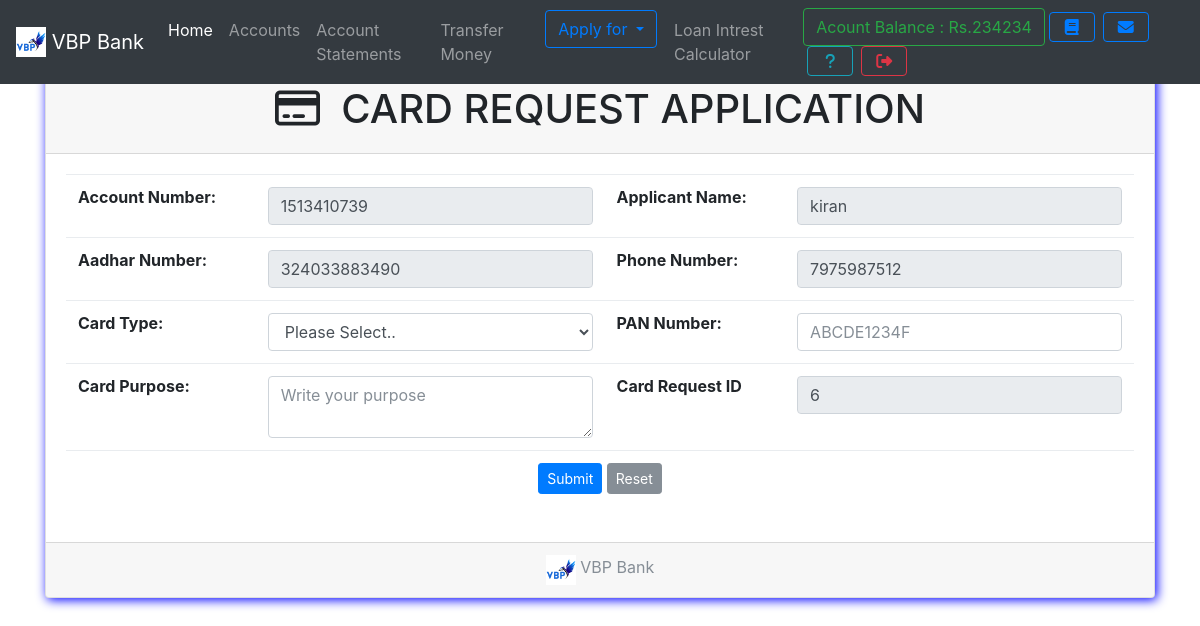
Page /apply_card.php (signed in) on the committed database.
### tables this page shows
CREATE TABLE `useraccounts` (
  `id` int(11) NOT NULL,
  `email` text NOT NULL,
  `password` text NOT NULL,
  `name` varchar(111) NOT NULL,
  `dob` date DEFAULT NULL,
  `accountNo` varchar(111) NOT NULL,
  `accountType` varchar(111) NOT NULL,
  `branch` int(11) NOT NULL,
  `balance` varchar(111) NOT NULL,
  `aadhar` varchar(111) NOT NULL,
  `number` bigint(20) NOT NULL,
  `address` varchar(111) NOT NULL,
  `source` varchar(111) NOT NULL,
  `loan` varchar(111) DEFAULT NULL,
  `loantype` varchar(50) DEFAULT NULL,
  `card` varchar(111) DEFAULT NULL,
  `date` timestamp NOT NULL DEFAULT current_timestamp()
);

### assets/fetch_userdata.php (called while the page is built, shortened)
<?php
require 'assets/autoloader.php';
require 'assets/function.php';
$userId = $_SESSION['userId'];
$stmt = $con->prepare("SELECT * FROM useraccounts WHERE id = ?");
$stmt->bind_param("s", $userId);
$stmt->execute();
$result = $stmt->get_result();
if ($result->num_rows === 1) {
    $userData = $result->fetch_assoc();
} else {
    echo "Error: User data not found.";
    exit;
}
?>

### apply_card.php (the view, shortened to what this page needs)
<?php
include 'assets/fetch_userdata.php';
?>
<!DOCTYPE html>
<html>
<head>
</head>
<body style="background: url(images/bg.png); background-size: 100%">
<?php include 'tabbar.php'; ?>
<div class="container">
<div class="card w-100 text-center shadowBlue">
  <div class="card-header">
   <h1> <i class="fa-regular fa-credit-card"></i>&nbsp;  CARD REQUEST APPLICATION </h1>
  </div>
  <div class="card-body">
    <table class="table">
      <tbody>
        <tr>
          <form method="POST">
          <th>Account Number: </th>
            <td><input type="" name="accountNo" readonly value="<?php echo $userData['accountNo']; ?>" class="form-control input-sm" required></td>
          <th>Applicant Name:</th>
            <td><input type="" name="name" readonly value="<?php echo $userData['name']; ?>" class="form-control input-sm" required></td>
        </tr>
        <tr>
          <th>Aadhar Number:</th>
          <td><input type="" name="aadhar" readonly value="<?php echo $userData['aadhar']; ?>" class="form-control input-sm" required></td>
          <th>Phone Number:</th>
          <td><input type="" name="number" readonly value="<?php echo $userData['number']; ?>" class="form-control input-sm" required></td>
        </tr>
        <tr>
          <th>Card Type: </th>
          <td> <select class="form-control input-sm" name="cardType" required>
              <option selected value="" selected>Please Select..</option>
            </select>
          </td>
          <th>PAN Number:</th>
          <td><input type="text" name="pan" placeholder="ABCDE1234F" class="form-control input-sm" required></td>
        </tr>
        <tr>
        <th>Card Purpose:</th>
          <td><textarea class="form-control" name="purpose" required placeholder="Write your purpose"></textarea>
          </td>
          <th>Card Request ID</th>
          <td><input type="" name="c_id" readonly value="<?php echo $userData['id']; ?>" class="form-control input-sm" required></td>
        </tr>
        <tr>
          <td colspan="4" align="center">
            <button type="submit" name="submit" class="btn btn-primary btn-sm">Submit </button>
            <button type="Reset" class="btn btn-secondary btn-sm">Reset</button>
          </td>
        </tr>
      </tbody>
    </table>
  </div>
  <div class="card-footer text-muted">
  <img src="images/VBP.png" width="30" height="30" class="d-inline-block align-top" alt="">
   <?php echo bankName ?>
  </div>
</div>
</div>
</body>
</html>

### tabbar.php (shortened to what this page needs)
<nav class="navbar navbar-expand-lg navbar-dark bg-dark fixed-top">
 <a class="navbar-brand" href="#">
 <?php include 'logo_with_name.php'; ?>
  </a>
  <div class="collapse navbar-collapse" id="navbarSupportedContent">
    <ul class="navbar-nav mr-auto">
      <li class="nav-item ">
        <a class="nav-link active" href="index.php">Home <span class="sr-only">(current)</span></a>
      </li>
      <li class="nav-item ">  <a class="nav-link" href="accounts.php">Accounts</a></li>
      <li class="nav-item ">  <a class="nav-link" href="statements.php">Account Statements</a></li>
      <li class="nav-item ">  <a class="nav-link" href="transfer.php">Transfer Money</a></li>
      <li class="nav-item ">
        <div class="dropdown">
          <button type="button" class="btn btn-outline-primary dropdown-toggle" data-toggle="dropdown">
          Apply for
          </button>
        </div>
       </li>&nbsp;&nbsp;
        <li class="nav-item ">  <a class="nav-link" href="intrest_cal.php">Loan Intrest Calculator</a></li>
    </ul>
    <form class="form-inline my-2 my-lg-0">
        <a href="accounts.php" class="btn btn-outline-success" data-toggle="tooltip" title="Your current Account Balance">Acount Balance : Rs.<?php echo $userData['balance']; ?></a>
        <a href="statements.php" data-toggle="tooltip" title="Account Summary" class="btn btn-outline-primary mx-1" ><i class="fa fa-book fa-fw"></i></a>
        <a href="notice.php" data-toggle="tooltip" title="View Notice" class="btn btn-outline-primary mx-1" ><i class="fa fa-envelope fa-fw"></i></a>
        <a href="feedback.php" data-toggle="tooltip" title="Help?" class="btn btn-outline-info mx-1" ><i class="fa fa-question fa-fw"></i></a>
        <a href="logout.php" data-toggle="tooltip" title="Logout" class="btn btn-outline-danger mx-1" ><i class="fa fa-sign-out fa-fw"></i></a>
</form>
  </div>
</nav><br><br><br>

### css/custom.css (style rules this page uses)
.shadowBlue { box-shadow: 2px 2px 11px blue }

### rows in the picture
useraccounts: balance "234234", accountNo "1513410739", name "kiran", aadhar "324033883490", number "7975987512", c_id "6"

### other values in the picture
bankName "VBP Bank"
